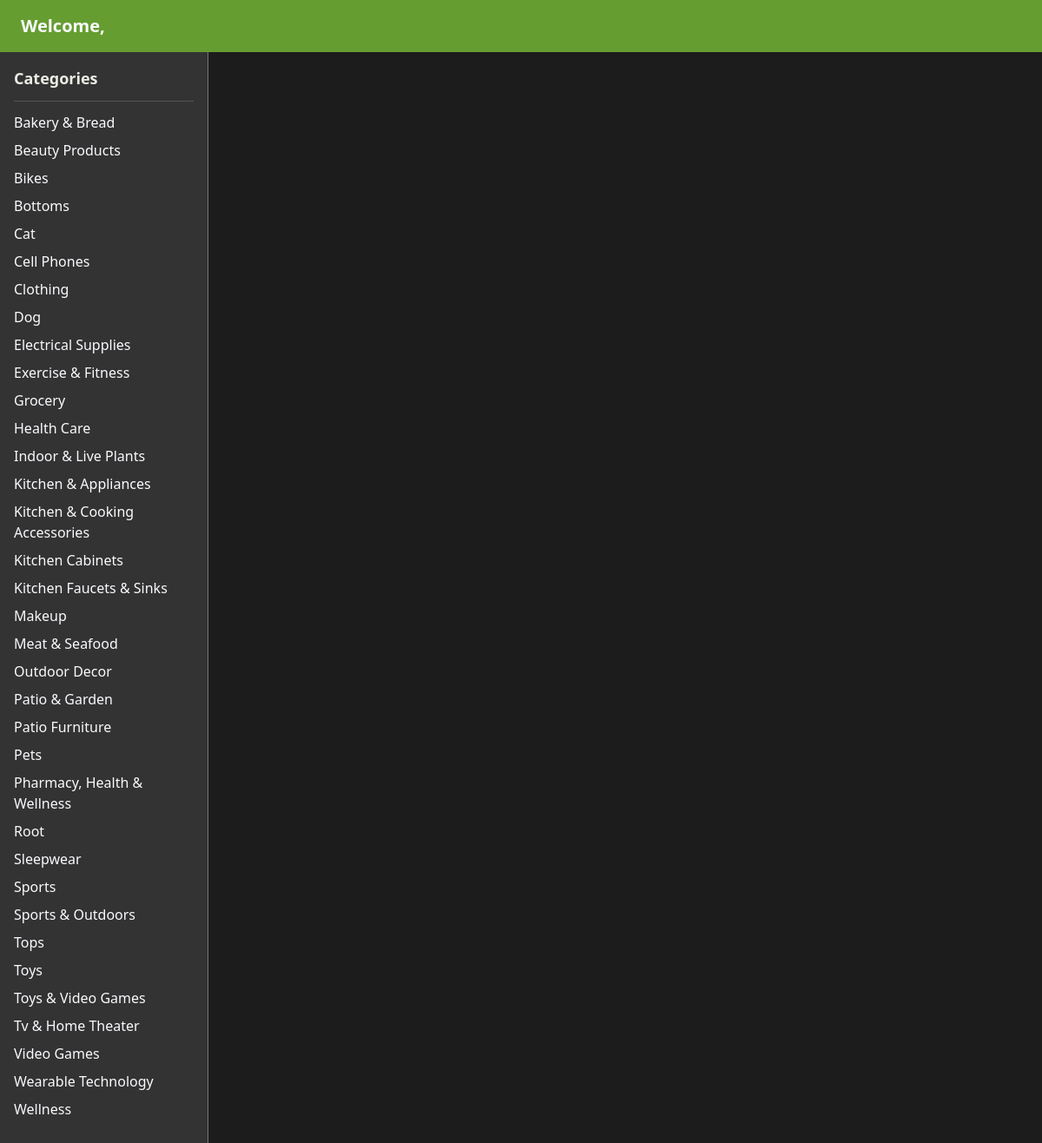
The page /home on the database its author committed.
### tables this page shows
CREATE TABLE Categories (
            id INTEGER PRIMARY KEY AUTOINCREMENT,
            name TEXT NOT NULL,
            parent_id INTEGER,
            FOREIGN KEY (parent_id) REFERENCES Categories(id)
        );

### app.py (the view)
@app.route("/home")
def show_categories():
    conn = get_db_connection()
    categories = get_top_level_categories()  # Pre-load top-level categories
    conn.close()
    return render_template("home.html", categories=categories)

### app.py (called while the page is built)
def get_db_connection():
    connection = sql.connect('database.db')
    connection.row_factory = sql.Row
    return connection

def get_top_level_categories():
    conn = get_db_connection()
    categories = conn.execute("SELECT * FROM categories WHERE parent_id IS NULL ORDER BY name").fetchall()
    conn.close()
    return categories

### templates/home.html (shortened to what this page needs)
<!DOCTYPE html>
<html lang="en">
<head>
    <script src="https://cdn.tailwindcss.com"></script>
</head>
<body class="bg-[#1C1C1C] text-[#FAFAFF] min-h-screen">
    <div class="bg-[#669D31] px-6 py-4">
        <h2 class="text-xl font-bold text-[#FAFAFF]">Welcome, {{ user }}</h2>
    </div>
    <div class="flex">
        <div class="w-1/5 bg-[#333333] p-4 text-[#FAFAFF] border-r border-[#757575] min-h-screen">
            <h3 class="text-lg font-bold mb-3 text-[#ECEBE4]">Categories</h3>
            <div class="h-[1px] w-full bg-[#757575] mb-3 opacity-50"></div>
            <ul class="space-y-2">
                {% for category in categories %}
                    <li>
                        <a href="/category/{{ category.id }}" class="text-[#FAFAFF] hover:text-[#669D31] transition">
                            {{ category.name }}
                        </a>
                    </li>
                {% endfor %}
            </ul>
        </div>
    </div>
</body>
</html>

### rows shown on the page
Categories: name "Bakery & Bread"
Categories: name "Beauty Products"
Categories: name "Bikes"
Categories: name "Bottoms"
Categories: name "Cat"
Categories: name "Cell Phones"
Categories: name "Clothing"
Categories: name "Dog"
Categories: name "Electrical Supplies"
Categories: name "Exercise & Fitness"
Categories: name "Grocery"
Categories: name "Health Care"
Categories: name "Indoor & Live Plants"
Categories: name "Kitchen & Appliances"
Categories: name "Kitchen & Cooking Accessories"
Categories: name "Kitchen Cabinets"
Categories: name "Kitchen Faucets & Sinks"
Categories: name "Makeup"
Categories: name "Meat & Seafood"
Categories: name "Outdoor Decor"
Categories: name "Patio & Garden"
Categories: name "Patio Furniture"
Categories: name "Pets"
Categories: name "Pharmacy, Health & Wellness"
Categories: name "Root"
Categories: name "Sleepwear"
Categories: name "Sports"
Categories: name "Sports & Outdoors"
Categories: name "Tops"
Categories: name "Toys"
Categories: name "Toys & Video Games"
Categories: name "Tv & Home Theater"
Categories: name "Video Games"
Categories: name "Wearable Technology"
Categories: name "Wellness"
